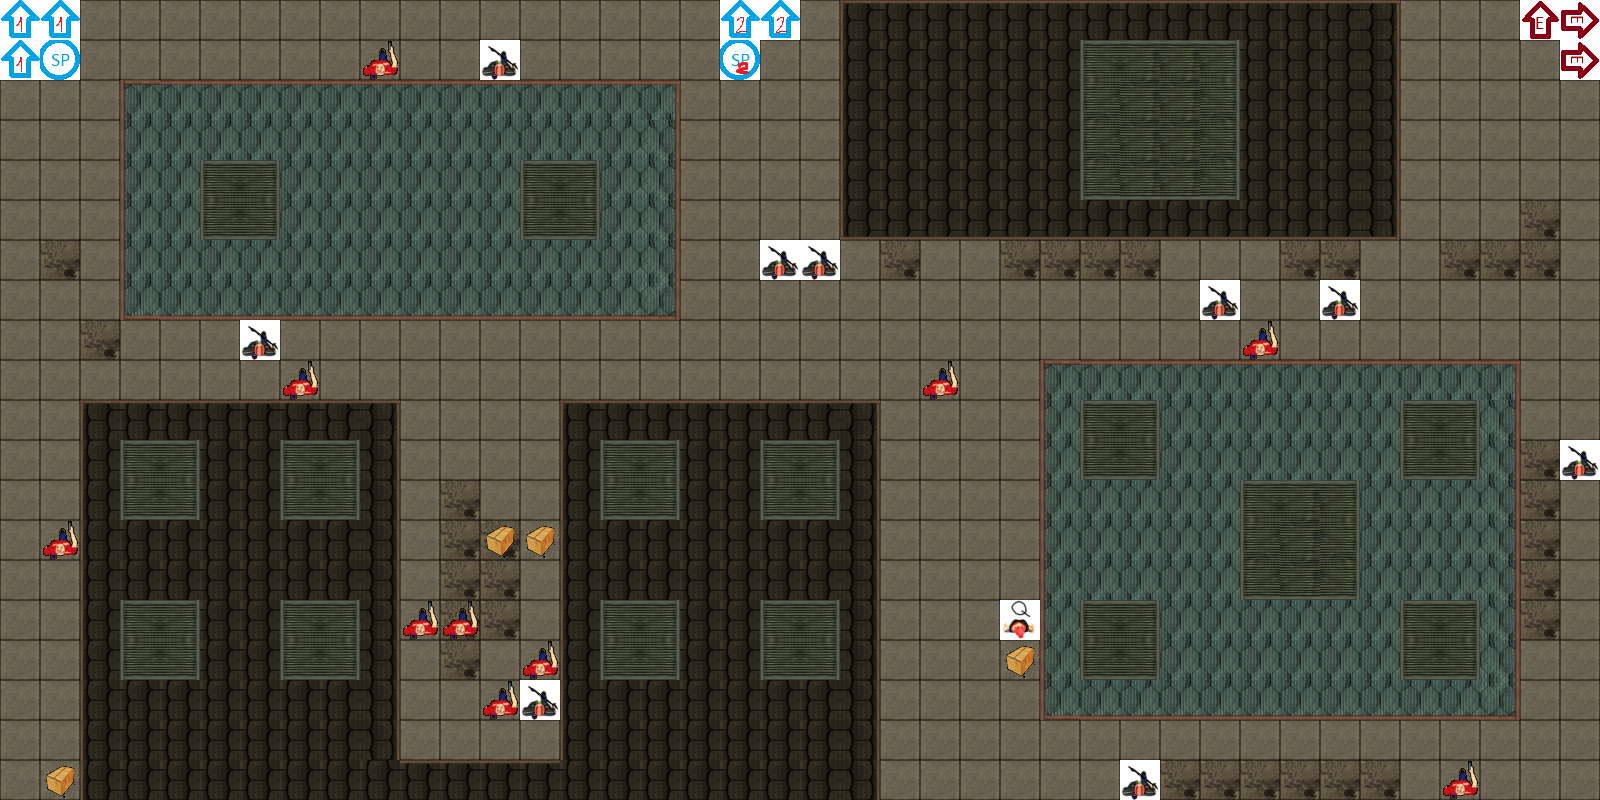

Rendered tile map (Tiled .tmx) drawn with the repository's tilesets; below, a short description and the map source with its tile grids summarised:
An orthogonal 40x20 tile map with 40x40 px tiles, 3 tile layers (map, actors, items).

<map version="1.0" orientation="orthogonal" width="40" height="20" tilewidth="40" tileheight="40">
 <tileset firstgid="1" name="Map1" tilewidth="40" tileheight="40">
  <image source="Map1.png" trans="000000" width="200" height="600" />
  <tile id="31">
   <properties>
    <property name="Solid" value="1" />
   </properties>
  </tile>
  <tile id="32">
   <properties>
    <property name="Solid" value="1" />
   </properties>
  </tile>
  <tile id="33">
   <properties>
    <property name="Solid" value="1" />
   </properties>
  </tile>
  <tile id="34">
   <properties>
    <property name="Solid" value="1" />
   </properties>
  </tile>
  <tile id="35">
   <properties>
    <property name="Solid" value="1" />
   </properties>
  </tile>
  <tile id="36">
   <properties>
    <property name="Solid" value="1" />
   </properties>
  </tile>
  <tile id="37">
   <properties>
    <property name="Solid" value="1" />
   </properties>
  </tile>
  <tile id="38">
   <properties>
    <property name="Solid" value="1" />
   </properties>
  </tile>
  <tile id="39">
   <properties>
    <property name="Solid" value="1" />
   </properties>
  </tile>
  <tile id="40">
   <properties>
    <property name="Solid" value="1" />
   </properties>
  </tile>
  <tile id="41">
   <properties>
    <property name="Solid" value="1" />
   </properties>
  </tile>
  <tile id="42">
   <properties>
    <property name="Solid" value="1" />
   </properties>
  </tile>
  <tile id="43">
   <properties>
    <property name="Solid" value="1" />
   </properties>
  </tile>
  <tile id="44">
   <properties>
    <property name="Solid" value="1" />
   </properties>
  </tile>
  <tile id="45">
   <properties>
    <property name="Solid" value="1" />
   </properties>
  </tile>
  <tile id="46">
   <properties>
    <property name="Solid" value="1" />
   </properties>
  </tile>
  <tile id="47">
   <properties>
    <property name="Solid" value="1" />
   </properties>
  </tile>
  <tile id="48">
   <properties>
    <property name="Solid" value="1" />
   </properties>
  </tile>
  <tile id="49">
   <properties>
    <property name="Solid" value="1" />
   </properties>
  </tile>
  <tile id="50">
   <properties>
    <property name="Solid" value="1" />
   </properties>
  </tile>
  <tile id="51">
   <properties>
    <property name="Solid" value="1" />
   </properties>
  </tile>
  <tile id="52">
   <properties>
    <property name="Solid" value="1" />
   </properties>
  </tile>
  <tile id="53">
   <properties>
    <property name="Solid" value="1" />
   </properties>
  </tile>
  <tile id="54">
   <properties>
    <property name="Solid" value="1" />
   </properties>
  </tile>
  <tile id="55">
   <properties>
    <property name="Solid" value="1" />
   </properties>
  </tile>
  <tile id="56">
   <properties>
    <property name="Solid" value="1" />
   </properties>
  </tile>
  <tile id="57">
   <properties>
    <property name="Solid" value="1" />
   </properties>
  </tile>
  <tile id="58">
   <properties>
    <property name="actor" value="EnemyDude" />
   </properties>
  </tile>
  <tile id="59">
   <properties>
    <property name="actor" value="EnemyDudeMelee" />
   </properties>
  </tile>
  <tile id="60">
   <properties>
    <property name="actor" value="NPCSimple" />
   </properties>
  </tile>
  <tile id="61">
   <properties>
    <property name="actor" value="QuestGiver" />
   </properties>
  </tile>
  <tile id="62">
   <properties>
    <property name="actor" value="PoliceMelee" />
   </properties>
  </tile>
  <tile id="63">
   <properties>
    <property name="actor" value="Police" />
   </properties>
  </tile>
  <tile id="64">
   <properties>
    <property name="box" value="1" />
   </properties>
  </tile>
  <tile id="65">
   <properties>
    <property name="exit" value="1" />
   </properties>
  </tile>
  <tile id="66">
   <properties>
    <property name="exit" value="2" />
   </properties>
  </tile>
  <tile id="67">
   <properties>
    <property name="exit" value="3" />
   </properties>
  </tile>
  <tile id="68">
   <properties>
    <property name="exit" value="4" />
   </properties>
  </tile>
  <tile id="69">
   <properties>
    <property name="spID" value="1" />
   </properties>
  </tile>
  <tile id="70">
   <properties>
    <property name="spID" value="2" />
   </properties>
  </tile>
  <tile id="71">
   <properties>
    <property name="spID" value="3" />
   </properties>
  </tile>
  <tile id="72">
   <properties>
    <property name="startPointID" value="3" />
    <property name="transport" value="4" />
    <property name="transportTarget" value="2" />
   </properties>
  </tile>
  <tile id="73">
   <properties>
    <property name="startPointID" value="2" />
    <property name="transport" value="1" />
    <property name="transportTarget" value="1" />
   </properties>
  </tile>
  <tile id="74">
   <properties>
    <property name="startPointID" value="3" />
    <property name="transport" value="1" />
    <property name="transportTarget" value="2" />
   </properties>
  </tile>
 </tileset>
 <layer name="map" width="40" height="20">
  <data>[800 cells, 800 non-empty, 29 distinct tile ids]</data>
 </layer>
 <layer name="actors" width="40" height="20">
  <data>[800 cells, 20 non-empty, 3 distinct tile ids]</data>
 </layer>
 <layer name="items" width="40" height="20">
  <data>[800 cells, 14 non-empty, 7 distinct tile ids]</data>
 </layer>
</map>
